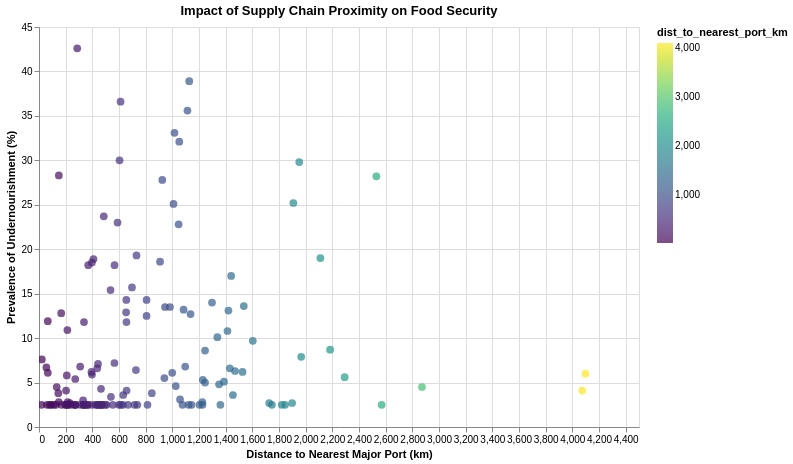

The code cell stored with this chart in its notebook:
### Markdown cell above
## 7. Visualize Results
Create a scatter plot showing the relationship between distance to port and undernourishment.

### Code cell
# Visualization: Scatter plot of distance to nearest port vs. undernourishment.
# Our hypothesis is that countries farther from major ports may have higher undernourishment due to supply chain challenges.

chart = alt.Chart(final_df).mark_point(filled=True, size=60).encode(
    x=alt.X('dist_to_nearest_port_km:Q', title='Distance to Nearest Major Port (km)'),
    y=alt.Y('latest_undernourishment:Q', title='Prevalence of Undernourishment (%)'),
    color=alt.Color('dist_to_nearest_port_km:Q', scale=alt.Scale(scheme='viridis')),
    tooltip=['Country', 'dist_to_nearest_port_km', 'latest_undernourishment']
).properties(
    width=600,
    height=400,
    title='Impact of Supply Chain Proximity on Food Security'
).interactive()
chart

### Figure 1 — Vega-Lite specification as saved in the notebook (floating-point values rounded to 4 significant figures; data arrays with more than 128 entries replaced by an {"elided": "..."} marker saying what was removed)
{"config": {"view": {"continuousWidth": 300, "continuousHeight": 300}}, "data": {"name": "data-bdb4cce7e4a93183dd7fbeef72b7cd22"}, "mark": {"type": "point", "filled": true, "size": 60}, "encoding": {"color": {"field": "dist_to_nearest_port_km", "scale": {"scheme": "viridis"}, "type": "quantitative"}, "tooltip": [{"field": "Country", "type": "nominal"}, {"field": "dist_to_nearest_port_km", "type": "quantitative"}, {"field": "latest_undernourishment", "type": "quantitative"}], "x": {"field": "dist_to_nearest_port_km", "title": "Distance to Nearest Major Port (km)", "type": "quantitative"}, "y": {"field": "latest_undernourishment", "title": "Prevalence of Undernourishment (%)", "type": "quantitative"}}, "height": 400, "params": [{"name": "param_1e9efca18e7a2868", "select": {"type": "interval", "encodings": ["x", "y"]}, "bind": "scales"}], "title": "Impact of Supply Chain Proximity on Food Security", "width": 600, "$schema": "https://vega.github.io/schema/vega-lite/v6.1.0.json", "datasets": {"data-bdb4cce7e4a93183dd7fbeef72b7cd22": {"elided": "177 records"}}}
